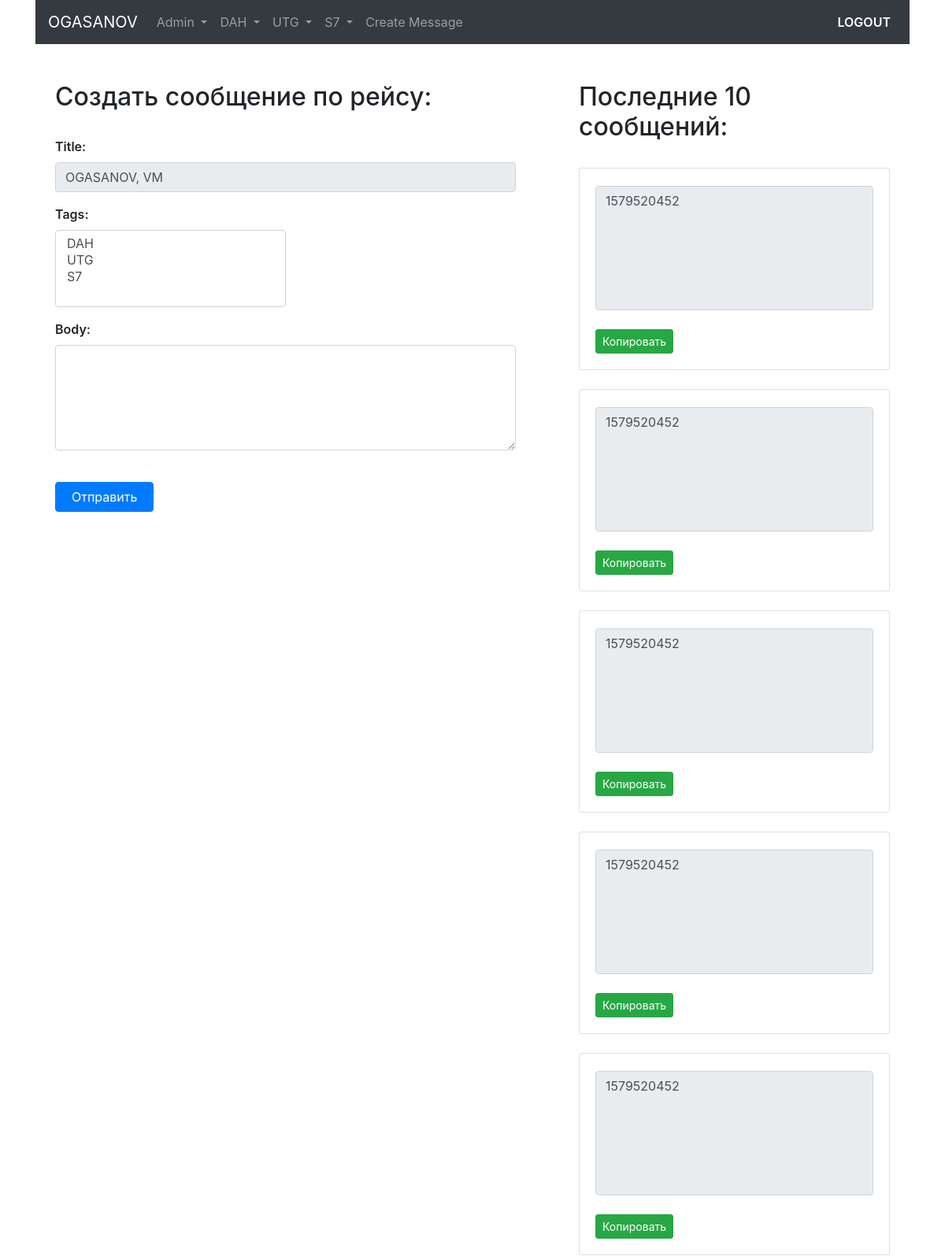
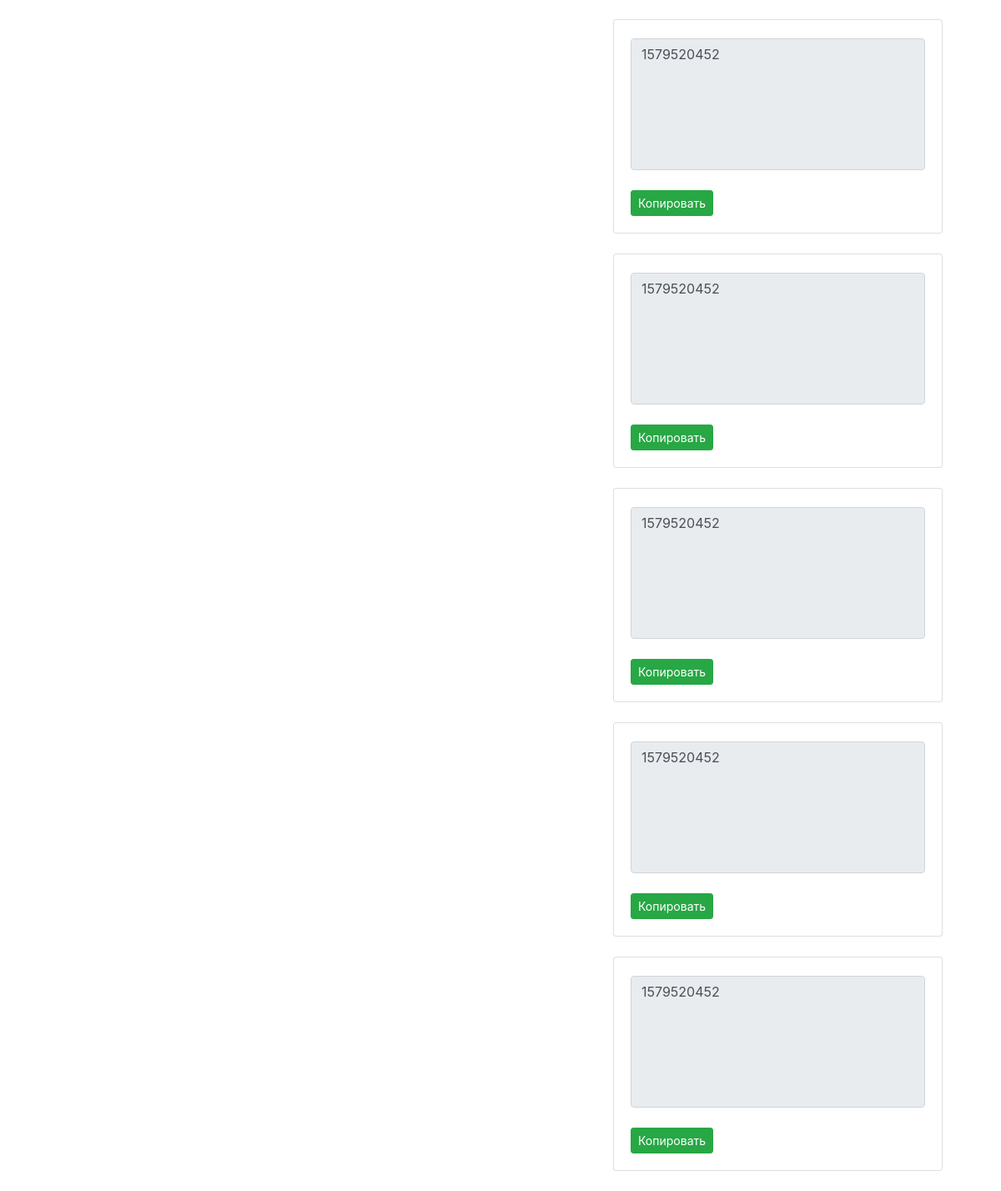
/dah/messages-10/ (signed in), run on an earlier commit of the app's database (2 pictures, top to bottom).
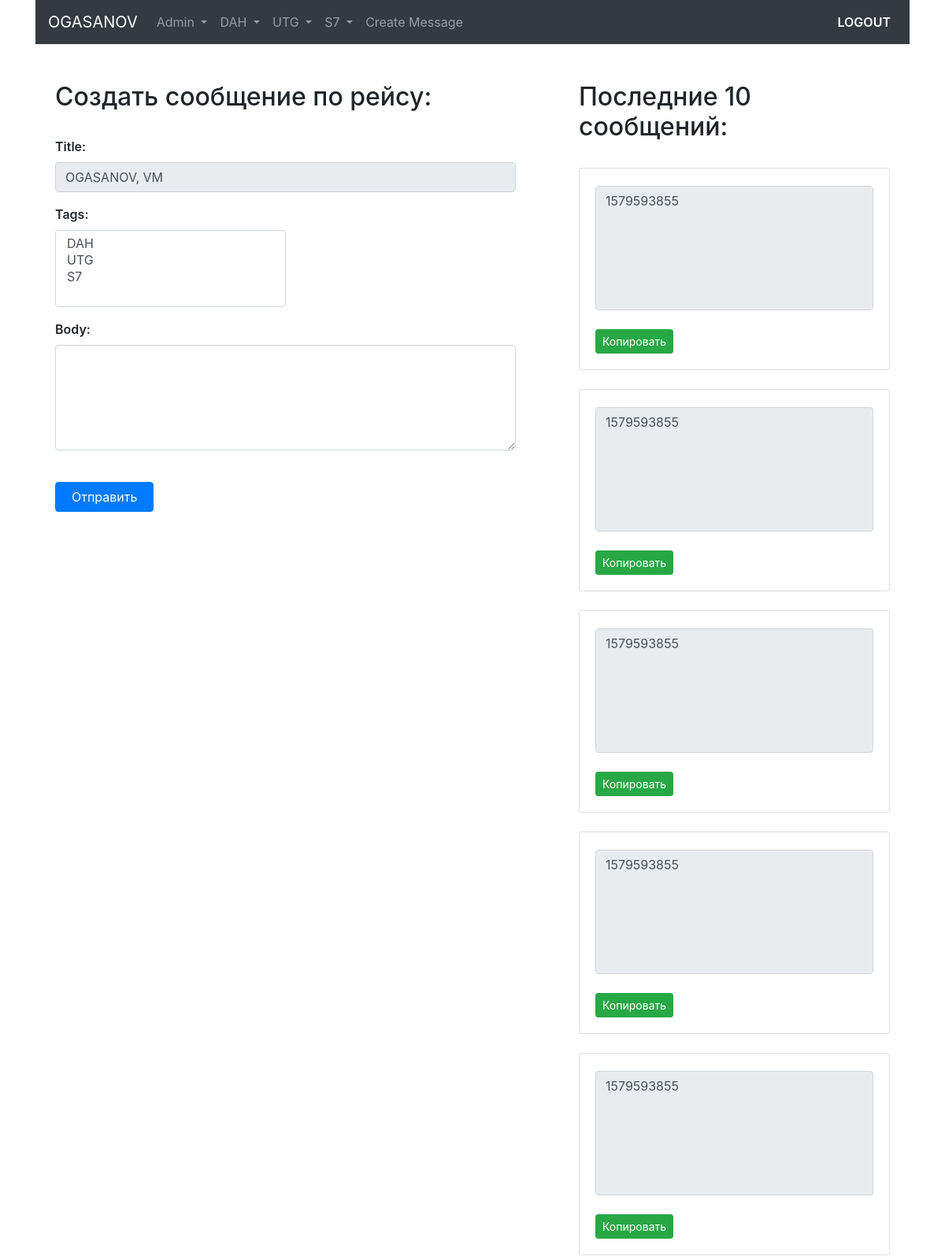
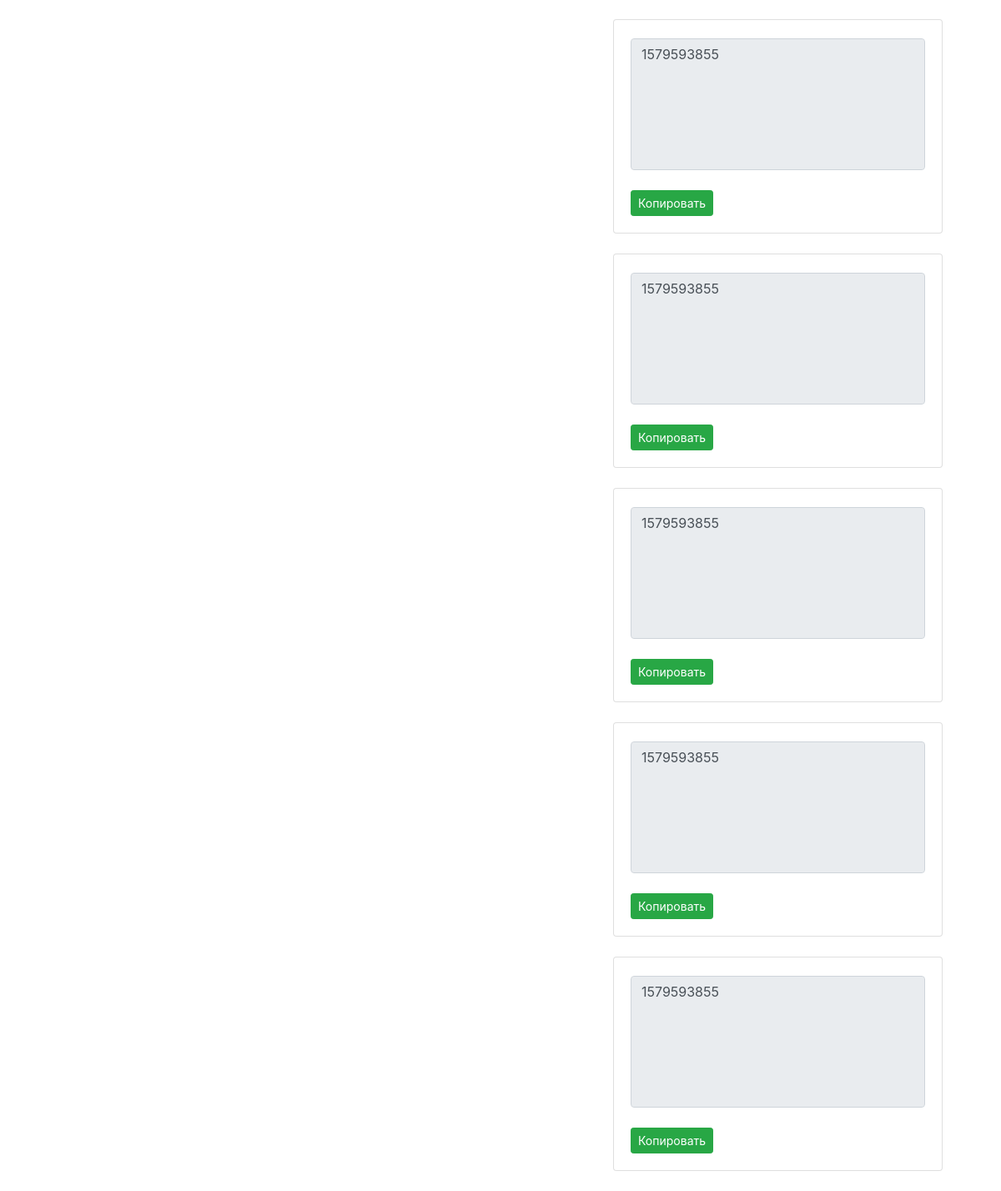
And on a later commit of the database (2 pictures, top to bottom).
### user_model/models.py (models this page shows, shortened)
class UserModel(AbstractBaseUser):
    username = models.CharField(verbose_name='username', max_length=30, unique=True)
    fullname = models.CharField(verbose_name='full name', max_length=100)
    entity = models.CharField(verbose_name='entity', max_length=60)
    date_joined = models.DateTimeField(verbose_name='date joined', auto_now_add=True)
    last_login = models.DateTimeField(verbose_name='last login', auto_now=True)
    is_admin = models.BooleanField(default=False)
    is_active = models.BooleanField(default=True)
    is_staff = models.BooleanField(default=False)
    is_superuser = models.BooleanField(default=False)
    USERNAME_FIELD = 'username'
    REQUIRED_FIELDS = ['fullname', 'entity']
    objects = UserModelManager()
    def __str__(self):
        return self.username
    class Meta:
        verbose_name = 'Create User'
        verbose_name_plural = 'Create Users'

class Message(models.Model):
    title = models.CharField(max_length=150, db_index=True)
    slug = models.SlugField(max_length=150, unique=True)
    body = models.TextField(db_index=True)
    tags = models.ManyToManyField('Tag', related_name='t_messages')
    users = models.ManyToManyField('UserModel', related_name='u_messages')
    date_pub = models.DateTimeField(auto_now_add=True)
    class Meta:
        ordering = ['-date_pub']

### user_model/views.py (the view)
# urls.py: path('dah/messages-10/', DAHMessageApiView.as_view(), name='dah_messages_api'),
class DAHMessageApiView(LoginRequiredMixin, ObjectMessagesApiMixin, View):
    tag_arg = 'DAH'

### user_model/forms.py
class MessageForm(forms.ModelForm):
    class Meta:
        model = Message
        fields = ['title', 'tags', 'body']
        widgets = {
            'title': forms.TextInput(attrs={'readonly': 'readonly', 'class': 'form-control'}),
            'body': forms.Textarea(attrs={'class': 'form-control', 'rows': '5'}),
            'tags': forms.SelectMultiple(attrs={'class': 'form-control col-lg-6 col-sm-6'})
        }

### user_model/models.py (called while the page is built)
    def __str__(self):
        return self.title

### user_model/utils.py (called while the page is built)
    def get(self, request):
        lst = range(10)
        slug_ne = self.db_msg.objects.filter(tags__title=self.tag_arg).first()
        hostname = gethostname()
        another_user = self.db_model.objects.filter(username=request.user).first()
        title_info = str(another_user).upper() + ', ' + str(hostname).upper()
        form = self.form_model({'title': title_info})
        context = {'list': lst, 'slug_ne': slug_ne, 'form': form, 'tag_arg': self.tag_arg}
        return render(request, self.template, context=context)

### user_model/templates/user_model/ten_messages_api.html (shortened to what this page needs)
{% extends 'user_model/base.html' %}
{% block content %}
    <div class="row">
        <div class="col-lg-7">
            <div class="message-form">
                <h2>Создать сообщение по рейсу:</h2>
                <br>
                <form method="post">
                    {% for field in form %}
                    <p>
                        {{ field.label_tag }}
                        {{ field }}
                    </p>
                    {% endfor %}
                    <br>
                    <button type="submit" class="btn btn-primary" style="padding-left: 20px; padding-right: 20px">Отправить</button>
                </form>
                <br><br>
            </div>
        </div>
        <div class="col-lg-5">
            <div class="message-template">
                <h2>Последние 10 сообщений:</h2>
                <br>
                {% include 'user_model/includes/ten_messages_template.html' %}
            </div>
        </div>
    </div>
{% endblock %}

### user_model/templates/user_model/base.html (shortened to what this page needs)
{% load static %}
<!DOCTYPE html>
<html lang="en" dir="ltr">
<head>
    <link rel="stylesheet" href="https://stackpath.bootstrapcdn.com/bootstrap/4.4.1/css/bootstrap.min.css">
    <link rel="stylesheet" href="{% static 'css/style.css' %}">
</head>
<body>
    <div class="container">
        {% block navbar %}
            {% include 'user_model/includes/navbar.html' %}
        {% endblock %}
        <br><br>
        {% block content %}{% endblock %}
    </div>
</body>
</html>

### user_model/templates/user_model/includes/navbar.html (shortened to what this page needs)
<nav class="navbar navbar-expand-md navbar-dark bg-dark sticky-top">
    {% if request.user.is_authenticated %}
        <a class="navbar-brand" href="{% url 'homepage' %}">{{ request.user.username|upper }}</a>
    {% else %}
        <a class="navbar-brand mx-auto" href="{% url 'homepage' %}">Рассылка сообщений по рейсам</a>
    {% endif %}
    {% if request.user.is_authenticated and request.user.is_admin %}
    <div class="collapse navbar-collapse" id="navbarSupportedContent">
        <ul class="navbar-nav mr-auto">
            {% include 'user_model/includes/nav_item_admin.html' %}
            {% include 'user_model/includes/nav_item_template.html' %}
        </ul>
        <ul class="navbar-nav ml-auto">
            {% include 'user_model/includes/nav_item_logout.html' %}
        </ul>
    </div>
    {% endif %}
</nav>

### user_model/templates/user_model/includes/nav_item_admin.html (shortened to what this page needs)
<li class="nav-item dropdown">
    <a class="nav-link dropdown-toggle" href="#" id="navbarDropdown" role="button" data-toggle="dropdown" aria-haspopup="true" aria-expanded="false">
        Admin
    </a>
</li>

### user_model/templates/user_model/includes/nav_item_template.html (shortened to what this page needs)
<li class="nav-item dropdown">
    <a class="nav-link dropdown-toggle" href="#" id="navbarDropdown" role="button" data-toggle="dropdown" aria-haspopup="true" aria-expanded="false">
        DAH
    </a>
</li>
<li class="nav-item dropdown">
    <a class="nav-link dropdown-toggle" href="#" id="navbarDropdown" role="button" data-toggle="dropdown" aria-haspopup="true" aria-expanded="false">
        UTG
    </a>
</li>
<li class="nav-item dropdown">
    <a class="nav-link dropdown-toggle" href="#" id="navbarDropdown" role="button" data-toggle="dropdown" aria-haspopup="true" aria-expanded="false">
        S7
    </a>
</li>
<li class="nav-item">
    <a class="nav-link" href="{% url 'create' %}">Create Message</a>
</li>

### user_model/templates/user_model/includes/nav_item_logout.html
<li class="nav-item">
    <a style="color: #ffffff; font-weight: 600" class="nav-link logout" href="{% url 'logout' %}">LOGOUT</a>
</li>

### user_model/templates/user_model/includes/ten_messages_template.html (shortened to what this page needs)
{% load static %}
{% for i in list %}
    <div class="card mb-4 highlight-effect{{i}}">
        <div class="card-body">
            <textarea readonly class="form-control" id="body-id{{i}}" rows="6" style="resize: none;">{{ slug_ne.slug }}</textarea>
            <br>
            <button class="btn btn-success btn-sm" onclick="copyToClipboard('#body-id{{i}}')">Копировать</button>
        </div>
    </div>
{% endfor %}

### static/css/style.css (style rules this page uses)
.message-form { margin-left: 25px; margin-right: 25px; }
.message-template { margin-left: 25px; margin-right: 25px; }
label { font-weight: 600; }

What changed in the data, as far as the page shows it:
no longer on this page (row unchanged): Message: slug "1579520452" "1579520452" "1579520452" "1579520452" "1579520452" "1579520452" "1579520452" "1579520452" "1579520452" "1579520452"
added Message: slug "1579593855" "1579593855" "1579593855" "1579593855" "1579593855" "1579593855" "1579593855" "1579593855" "1579593855" "1579593855"
